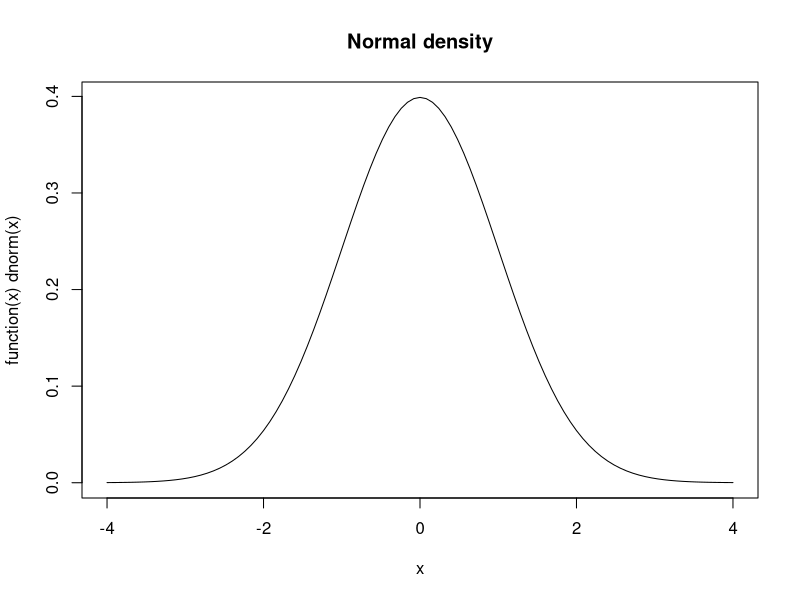

Recreate this plot in R.
## ---- chunk 1
# A vector containing numeric (or integer) values
numeric_vector <- 10:20
numeric_vector[2]
numeric_vector[2:5]

# A string vector ('a vector containing text')
string_vector <- c("a", "b", "c")
string_vector[-3]

# Lists
# A list can contain different types of elements, for example a numeric vector and a string_vector
mylist <- list(numbers = numeric_vector, letters = string_vector)
mylist

# We can access the elements of a list in various ways
# with the element's name
mylist$numbers
mylist["numbers"]
# via the index
mylist[1]
# with [[]] we can access directly the content of the element
mylist[[1]]

# lists can also be nested (list of lists of lists....)
mynestedlist <- list(a = mylist, b = 1:5)
## ---- chunk 2

# matrices
mymatrix <- matrix(numeric_vector, nrow = 4)
# get the second row
mymatrix[2,]
# get the first two columns
mymatrix[, 1:2]

# data frames ("lists as columns")
mydf <- data.frame(Name = c("Alice", "Betty", "Claire"), Age = c(20, 30, 45))
mydf
# select the age column
mydf$Age
mydf[, "Age"]
mydf[, 2]
# select the second row
mydf[2,]


## ---- chunk 3
# have a look at what kind of object you are dealing with
class(mydf)
class(mymatrix)

# have a closer look at the data structure
str(mydf)
## ---- chunk 4
# The Z-Score formula in R
# define the parameter values
X <- 10
mu <- 12
sigma <- 2
# compute the z-score
z <- (X - mu) / sigma
z

# Plot the Standard Normal Distribution
plot(function(x) dnorm(x), -4, 4, main = "Normal density")

# Get the area under the curve (probability of observing a value of a certain size)
pnorm(-1)
pnorm(-2)
pnorm(-1) - pnorm(-2)

## ---- chunk 5
# forumla for standard error
# define parameter values
s <- 20
n <- 100
# compute the standard error (of the mean)
se <- s / sqrt(n)
se

# write your own standard error (of the mean) function
se <- function(x) {
     s <- sd(x)
     n <- length(x)
     se <- s / sqrt(n)
     
     return(se)
}

# draw a random sample of size 100 and compute the mean and its estimated standard error
mysample <- rnorm(100)
mean(mysample)
se(mysample)

# repeat this but this time with a larger sample
mysample <- rnorm(1000)
mean(mysample)
se(mysample)


## ---- chunk 6
# define parameters
mu <- 39000
sample_mean <- 37000
sample_sd <- 6150
n <- 100

# calculate the  standard error of the sample mean
se <- sample_sd / sqrt(n)

# compute the t-statistic (and compare it with the critical value)
t <- (sample_mean - mu) / se

# look up the p-value 
# (the fraction of the mass under the standard normal distribution)
2*pnorm(-abs(t))

## ---- chunk 7
# I) Compute the t-value step by step with our own implementation while controlling the properties of the distribution we are drawing a sample form

# define size of sample
n <- 100
# draw the random sample from a normal distribution with mean 10 and sd 2
sample <- rnorm(n, mean = 10, sd = 2)

# compute the sample mean
sample_mean <- mean(sample)
# compute the sample sd
sample_sd <- sd(sample)
# estimated standard error of the mean
mean_se <- sample_sd/sqrt(length(sample))

# compute the t-statistic for the null hypothesis: H0: mu = 9
t <- (sample_mean - 10) / mean_se
t 

# get the p value
2*pnorm(-abs(t))


# II) Apply the R-function t.test to do the same! 
t.test(sample, mu = 10)

## ---- chunk 8
# yes, I choose the swiss data set...
data(swiss)
# have a look at what we are dealing with here
str(swiss)
# have a look at the first few lines
head(swiss)
# get more info about the variables in that data set
?swiss
## ---- chunk 9

# a) compute sample mean and sample standard deviation, record how many observations we are having
# in our sample, define the population mean (that you want to test for)
sample_mean <- mean(swiss$Fertility)
sample_sd <- sd(swiss$Fertility)
n <- length(swiss$Fertility) # alternatively use nrow(swiss)
mu <- 85

# b) compute the (estimate of the) sample mean standard error
se <- sample_sd / sqrt(n)

# c) compute the t-statistic
t <- (sample_mean - mu) / se
t

# d) check what p-value is associated with that t-statistic 
# i.e., check what fraction of the standard normal distribution has an at least as extreme value as
# the t value we computed.
pval <- 2*pnorm(-abs(t))
pval
## ---- chunk 10
# the probability of observing a value at least as small as -1 in a standard normal distribution 
pnorm(-1)
# or in percent
pnorm(-1) * 100
## ---- chunk 11
# demonstration of concept of absolute value
abs(-1)
abs(1)

# in our example of t
abs(t)

## ---- chunk 12
# compute the lower tail probability
lowerp <- pnorm(-abs(t))
# compute the upper tail probability
upperp <- pnorm(abs(t), lower.tail = FALSE)
# build the two-tail p-value
twotailp <- lowerp + upperp

# proof that this is the same as above
twotailp == 2*pnorm(-abs(t))

## ---- chunk 13
# t-test for H0: mu = 85
t.test(swiss$Fertility, mu = 85)
